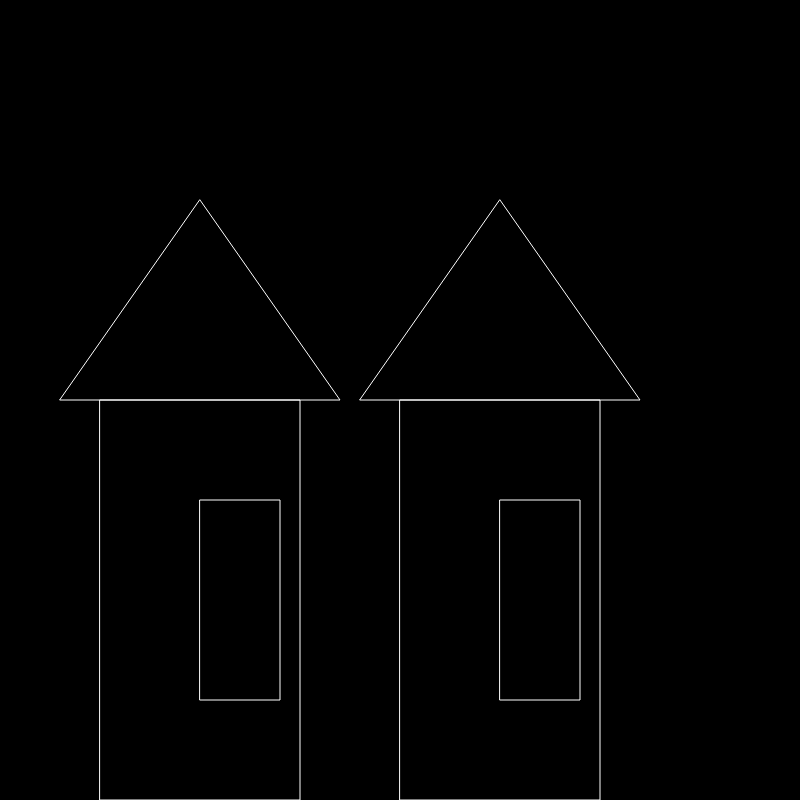
Frame 1 (no input)
Frame 60 (no input): identical to frame 1, image omitted
Frame 120 (the mouse pressed at the canvas centre since frame 60): identical to frame 1, image omitted

The p5.js sketch that drew this single still picture (run headless with seeded random() and noise() and a simulated clock; from frame 60 on, the mouse is pressed at the canvas centre):

// p5.js sketch
// ── sketch.js
// this example lets us draw two houses with less
// code than doing all of the draw commands individually.
// but the coordinates in drawHouse() are inconsistent with where they
// are being drawn because of translate.
// objects/classes will let us organize this code much better.
// see p02_classes_intro

function setup() {
  createCanvas(800, 800);
}

function draw() {
  background(0);

  drawHouse();
  translate(-300, 0);
  drawHouse();
}

function drawHouse() {
  noFill();
  stroke(255);
  rect(400, 400, 200, 400);
  triangle(360, 400, 640, 400, 500, 200);
  rect(500, 500, 80, 200);
}
